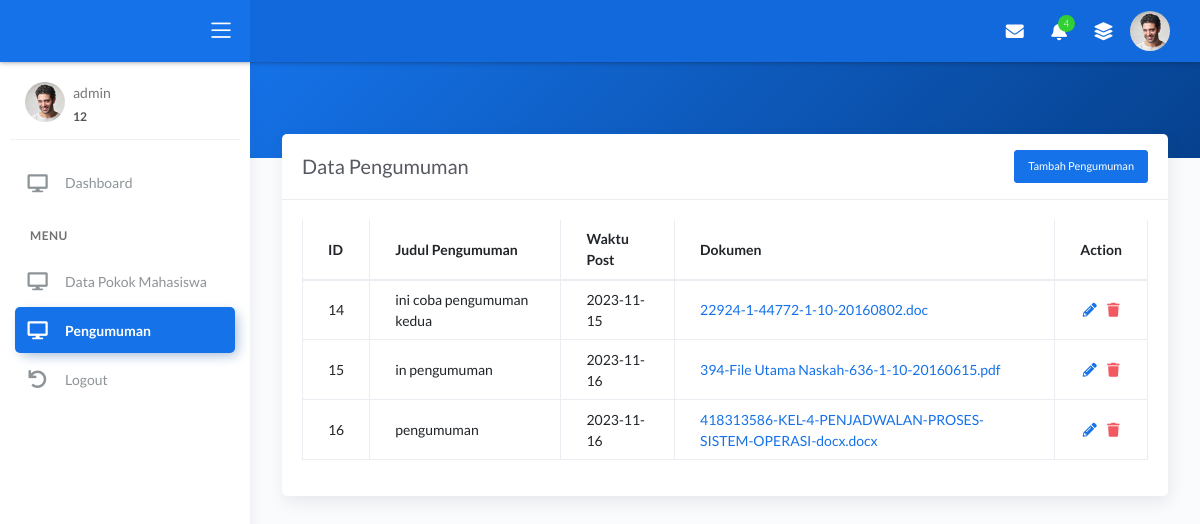
The app's page /back/pengumuman/pengumuman.php (signed in) with its own data.
### tables this page shows
CREATE TABLE `pengumuman` (
  `id_pengumuman` int(11) NOT NULL,
  `judul_pengumuman` varchar(300) NOT NULL,
  `deskripsi` varchar(200) NOT NULL,
  `tgl_post` date NOT NULL,
  `dokumen` varchar(291) NOT NULL
);

### back/pengumuman/pengumuman.php (the view, shortened to what this page needs)
<!DOCTYPE html>
<html lang="en">
<head>
  <link rel="stylesheet" href="../../bootstrap/css/bootstrap.min.css">
  <link rel="stylesheet" href="https://cdnjs.cloudflare.com/ajax/libs/font-awesome/6.4.2/css/all.min.css" />
<link rel="stylesheet" href="../../front/assets/css/bootstrap.min.css">
<link rel="stylesheet" href="../../front/assets/css/atlantis.min.css">
<link rel="stylesheet" href="../../front/assets/css/demo.css">
</head>
<body>
	<?php
	include "../../koneksi.php";
	$username = $_SESSION['admin'];
	$query = "SELECT * FROM admin_user WHERE usname_admin = '$username'";
	$result = mysqli_query($kon, $query);
	?>
  <?php
  $pengumuman = "SELECT * FROM pengumuman";
  $hasil_pengumuman = mysqli_query($kon, $pengumuman);
  ?>
<div class="wrapper">
		<div class="main-header">
			<div class="logo-header" data-background-color="blue">
				<div class="nav-toggle">
					<button class="btn btn-toggle toggle-sidebar">
						<i class="icon-menu"></i>
					</button>
				</div>
			</div>
			<nav class="navbar navbar-header navbar-expand-lg" data-background-color="blue2">
				<div class="container-fluid">
					<ul class="navbar-nav topbar-nav ml-md-auto align-items-center">
						<li class="nav-item dropdown hidden-caret">
							<a class="nav-link dropdown-toggle" href="#" id="messageDropdown" role="button" data-toggle="dropdown" aria-haspopup="true" aria-expanded="false">
								<i class="fa fa-envelope"></i>
							</a>
						</li>
						<li class="nav-item dropdown hidden-caret">
							<a class="nav-link dropdown-toggle" href="#" id="notifDropdown" role="button" data-toggle="dropdown" aria-haspopup="true" aria-expanded="false">
								<i class="fa fa-bell"></i>
								<span class="notification">4</span>
							</a>
						</li>
						<li class="nav-item dropdown hidden-caret">
							<a class="nav-link" data-toggle="dropdown" href="#" aria-expanded="false">
								<i class="fas fa-layer-group"></i>
							</a>
						</li>
						<li class="nav-item dropdown hidden-caret">
							<a class="dropdown-toggle profile-pic" data-toggle="dropdown" href="#" aria-expanded="false">
								<div class="avatar-sm">
									<img src="assets/img/profile.jpg" alt="..." class="avatar-img rounded-circle">
								</div>
							</a>
						</li>
					</ul>
				</div>
			</nav>
		</div>
		<div class="sidebar sidebar-style-2">
			<div class="sidebar-wrapper scrollbar scrollbar-inner">
				<div class="sidebar-content">
					<div class="user">
						<div class="avatar-sm float-left mr-2">
							<img src="../front/assets/img/profile.jpg" alt="..." class="avatar-img rounded-circle">
						</div>
						<div class="info">
							<a data-toggle="collapse" href="#collapseExample" aria-expanded="true">
									<span>
									<?php
									if ($data = mysqli_fetch_assoc($result)) {
										echo $data['usname_admin'];
										echo "<span class='user-level'>" . $data['id_admin'] . "</span>";
								}
								?>
									</span>
							</a>
						</div>
					</div>
					<ul class="nav nav-primary">
					<li class="nav-item">
               <a href="../admin.php">
								<i class="fas fa-desktop"></i>
								<p>Dashboard</p>
							</a>
						</li>
						<li class="nav-section">
							<h4 class="text-section">MENU</h4>
						</li>
						<li class="nav-item ">
						<a href="../dapodik/dapodik.php">
								<i class="fas fa-desktop"></i>
								<p>Data Pokok Mahasiswa</p>
							</a>
						</li>
            <li class="nav-item active">
                <a href="pengumuman.php">
								<i class="fas fa-desktop"></i>
								<p>Pengumuman</p>
							</a>
						</li>
						<li class="nav-item">
							<a href="../logout.php">
									<i class="fas fa-undo"></i>
									<p>Logout</p>
							</a>
					</li>
					</ul>
				</div>
			</div>
		</div>
		<div class="main-panel">
			<div class="content">
        <div class="panel-header bg-primary-gradient">
          <div class="page-inner py-5">
          </div>
        </div>
        <div class="page-inner mt--5">
          <div class="row">
            <div class="col-md-12">
              <div class="card full-height">
                <div class="card-header">
                <div class="card-head-row">
                  <div class="card-title">Data Pengumuman</div>
                  <a href="create.php" class="btn btn-primary btn-sm ml-auto">Tambah Pengumuman</a>
                </div>
                </div>
                <div class="card-body">
                  <div class="table-responsive">
                    <table class="table table-bordered">
                      <thead>
                          <tr>
                              <th>ID</th>
                              <th>Judul Pengumuman</th>
                              <th>Waktu Post</th>
                              <th>Dokumen</th>
                              <th>Action</th>
                          </tr>
                      </thead>
                      <tbody>
                      <?php
                      while ($data = mysqli_fetch_assoc($hasil_pengumuman)) {
                          echo "<td>" . $data['id_pengumuman'] . "</td>";
                          echo "<td>" . $data['judul_pengumuman'] . "</td>";
                          echo "<td>" . $data['tgl_post'] . "</td>";
                          echo "<td><a href='" . $data['dokumen'] . "' target='_blank'>" . basename($data['dokumen']) . "</a></td>";
                          echo "<td  class='text-center'>
                                <a href='edit.php?id=" . $data['id_pengumuman'] . "'><i class='fa fa-pencil primary' aria-hidden='true'></i></a>
                                <a href='delete.php?id=" . $data['id_pengumuman'] . "' onclick=\"return confirm('Apakah Anda yakin ingin menghapus data ini?');\"><i class='fa fa-trash ml-2 text-danger' aria-hidden='true'></i></a>
                              </td>";
                      }
                      ?>
                      </tbody>
                  </table>
                  </div>
                </div>
              </div>
            </div>
          </div>
        </div>
			</div>
		</div>
</body>
</html>

### records on screen
pengumuman: id_pengumuman "14", judul_pengumuman "ini coba pengumuman kedua", tgl_post "2023-11-15", dokumen "22924-1-44772-1-10-20160802.doc"
pengumuman: id_pengumuman "15", judul_pengumuman "in pengumuman", tgl_post "2023-11-16", dokumen "394-File Utama Naskah-636-1-10-20160615.pdf"
pengumuman: id_pengumuman "16", judul_pengumuman "pengumuman", tgl_post "2023-11-16", dokumen "418313586-KEL-4-PENJADWALAN-PROSES-SISTEM-OPERASI-docx.docx"

### other values on screen
$data['usname_admin'] "admin"
$data['id_admin'] "12"
